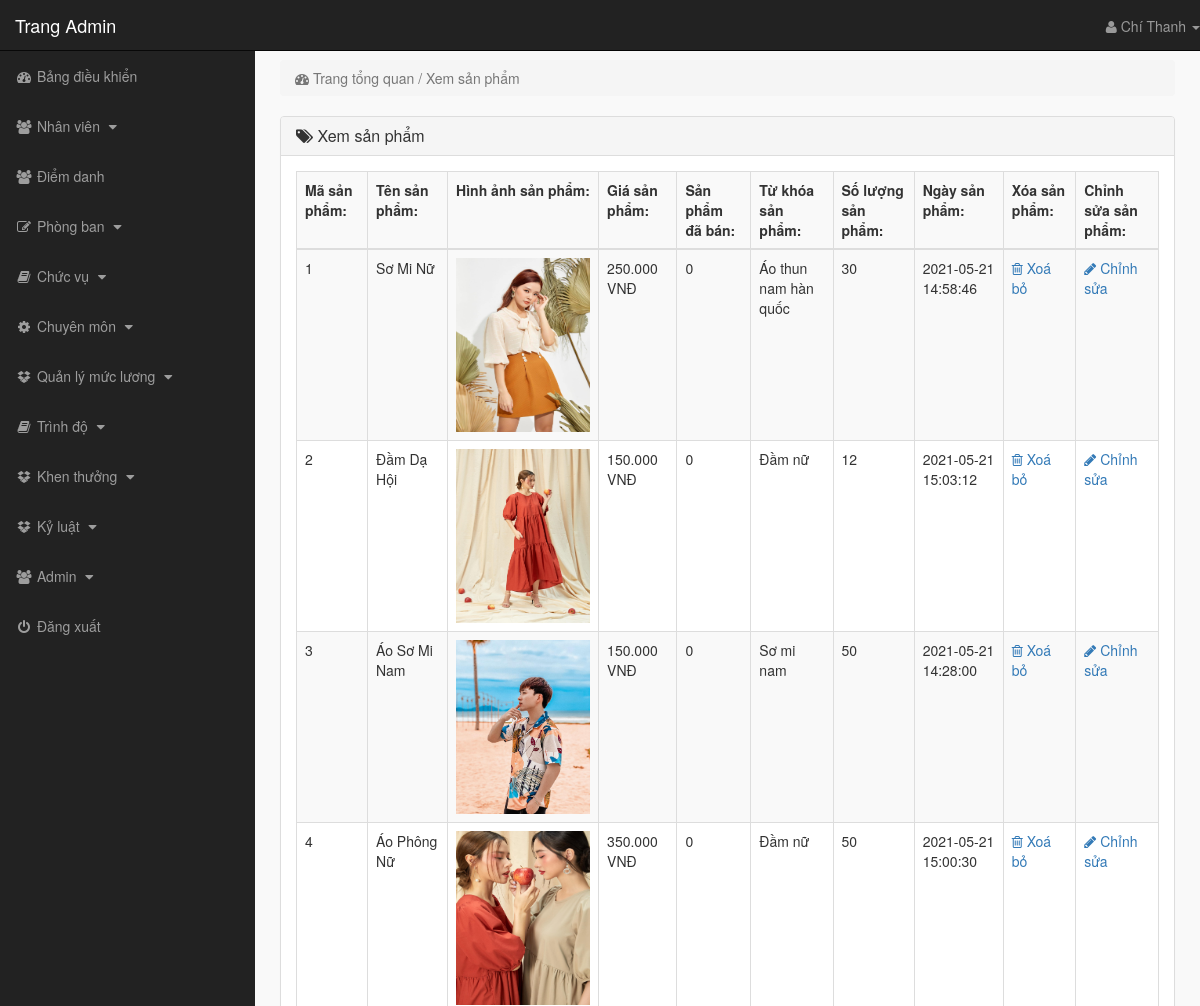
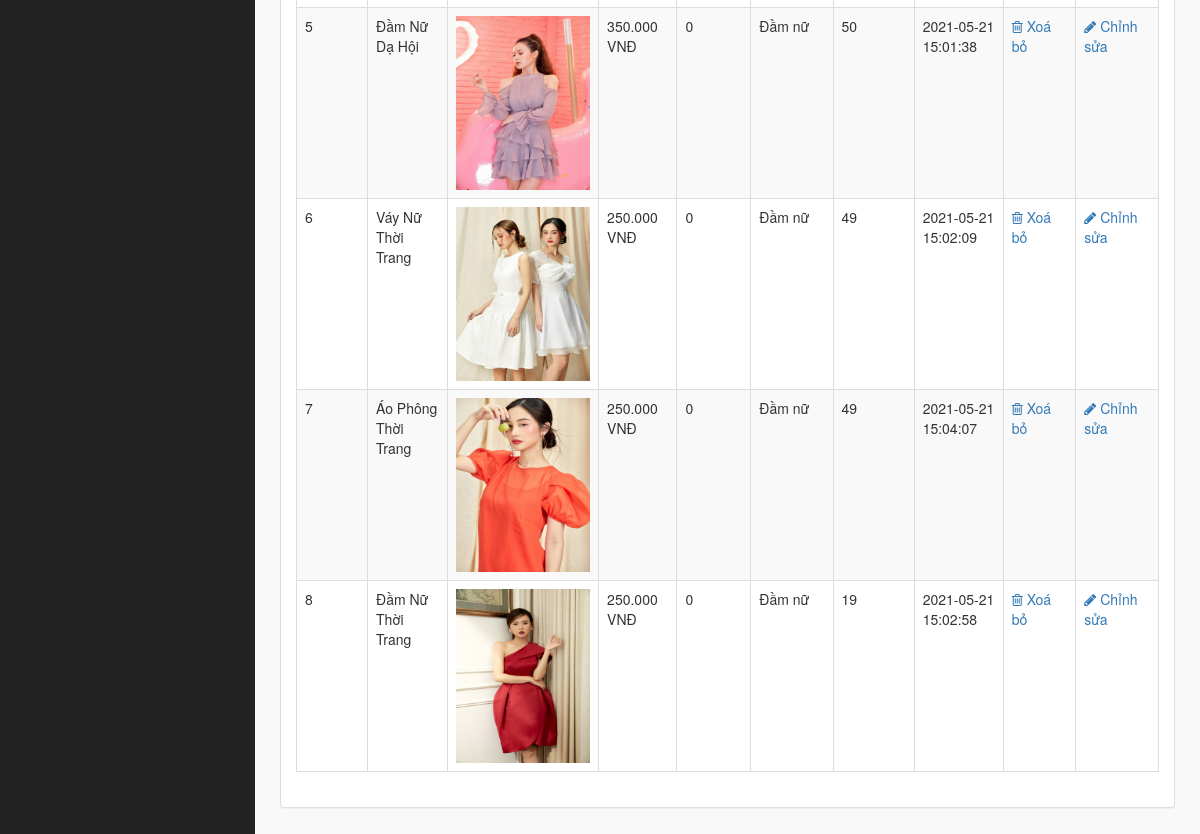
Page /admin_area/index.php?view_products (signed in) on the committed database (2 pictures, top to bottom).
### tables this page shows
CREATE TABLE `products` (
  `product_id` int(10) NOT NULL,
  `p_cat_id` int(10) NOT NULL,
  `cat_id` int(10) NOT NULL,
  `date` timestamp NOT NULL DEFAULT current_timestamp() ON UPDATE current_timestamp(),
  `product_title` text NOT NULL,
  `product_img1` text NOT NULL,
  `product_img2` text NOT NULL,
  `product_img3` text NOT NULL,
  `product_price` int(10) NOT NULL,
  `product_keywords` text NOT NULL,
  `product_desc` text NOT NULL,
  `product_label` text NOT NULL,
  `product_sale` int(100) NOT NULL,
  `amount` int(10) NOT NULL
);

### admin_area/view_products.php (the view)
<?php
    if(!isset($_SESSION['admin_email'])){
        echo "<script>window.open('login.php','_self')</script>";
    }else{
?>
<div class="row">
    <div class="col-lg-12">
        <ol class="breadcrumb">
            <li class="active">
                <i class="fa fa-dashboard"></i> Trang tổng quan / Xem sản phẩm
            </li>
        </ol>
    </div>
</div>
<div class="row">
    <div class="col-lg-12">
        <div class="panel panel-default">
            <div class="panel-heading">
                <h3 class="panel-title">
                    <i class="fa fa-tags"></i> Xem sản phẩm
                </h3>
            </div>
            <div class="panel-body">
                <div class="table-responsive">
                    <table class="table table-striped table-bordered table-hover">
                        <thread>
                            <tr>
                                <th> Mã sản phẩm: </th>
                                <th> Tên sản phẩm: </th>
                                <th> Hình ảnh sản phẩm: </th>
                                <th> Giá sản phẩm: </th>
                                <th> Sản phẩm đã bán: </th>
                                <th> Từ khóa sản phẩm: </th>
                                <th> Số lượng sản phẩm: </th>
                                <th>  Ngày sản phẩm: </th>
                                <th> Xóa sản phẩm: </th>
                                <th> Chỉnh sửa sản phẩm: </th>
                            </tr>
                        </thread>
                        <tbody>
                            <?php
                                $i=0;
                                $get_pro = "select * from products";
                                $run_pro = mysqli_query($con,$get_pro);
                                while($row_pro=mysqli_fetch_array($run_pro)){
                                    $pro_id = $row_pro['product_id'];
                                    $pro_title = $row_pro['product_title'];
                                    $pro_img1 = $row_pro['product_img1'];
                                    $pro_price = $row_pro['product_price'];
                                    $product_price_format = number_format($pro_price, 0, ',', '.');
                                    $pro_keywords = $row_pro['product_keywords'];
                                    $pro_date = $row_pro['date'];
                                    $soluong = $row_pro['amount'];
                                    $i++
                            ?>
                            <tr>
                                <td> <?php echo $i; ?> </td>
                                <td> <?php echo $pro_title; ?> </td>
                                <td> <img src="product_images/<?php echo $pro_img1; ?>" width="134" height="174"></td>
                                <td> <?php echo $product_price_format; ?> VNĐ</td>
                                <td>
                                    <?php
                                        $get_sold = "select * from customer_orders where product_id='$pro_id'";
                                        $run_sold = mysqli_query($con,$get_sold);
                                        $count = mysqli_num_rows($run_sold);
                                        echo $count;
                                    ?>
                                </td>
                                <td> <?php echo $pro_keywords; ?></td>
                                <td> <?php echo $soluong; ?></td>
                                <td> <?php echo $pro_date; ?></td>
                                <td>
                                    <a href="index.php?delete_product=<?php echo $pro_id; ?>">
                                        <i class="fa fa-trash-o"></i> Xoá bỏ
                                    </a>
                                </td>
                                <td>
                                    <a href="index.php?edit_product=<?php echo $pro_id; ?>">
                                        <i class="fa fa-pencil"></i> Chỉnh sửa
                                    </a>
                                </td>
                            </tr>
                            <?php  } ?>
                        </tbody>
                    </table>
                </div>
            </div>
        </div>
    </div>
</div>
<?php
    }
?>

### admin_area/includes/sidebar.php (shortened to what this page needs)
<?php
    if(!isset($_SESSION['admin_email'])){
        echo "<script>window.open('login.php','_self')</script>";
    }else{
?>
<nav class="navbar navbar-inverse navbar-fixed-top">
    <div class="navbar-header">
        <a href="index.php?dashboard" class="navbar-brand">Trang Admin</a>
    </div>
    <ul class="nav navbar-right top-nav">
        <li class="dropdown">
            <a href="#" class="dropdown-toggle" data-toggle="dropdown">
                <i class="fa fa-user"></i> <?php echo $admin_name; ?> <b class="caret"></b>
            </a>
        </li>
    </ul>
    <div class="collapse navbar-collapse navbar-ex1-collapse">
        <ul class="nav navbar-nav side-nav">
            <li>
                <a href="index.php?dashboard">
                    <i class="fa fa-fw fa-dashboard"></i> Bảng điều khiển
                </a>
            </li>
            <li>
                <a href="#" data-toggle="collapse" data-target="#user">
                    <i class="fa fa-fw fa-users"></i> Nhân viên
                    <i class="fa fa-fw fa-caret-down"></i>
                </a>
            </li>
            <li>
                <a href="index.php?view_customers">
                     <i class="fa fa-fw fa-users"></i> Điểm danh
                </a>
            </li>
            <li>
                <a href="#" data-toggle="collapse" data-target="#p_cat">
                    <i class="fa fa-fw fa-edit"></i> Phòng ban
                    <i class="fa fa-fw fa-caret-down"></i>
                </a>
            </li>
            <li>
                <a href="#" data-toggle="collapse" data-target="#cat">
                    <i class="fa fa-fw fa-book"></i> Chức vụ
                    <i class="fa fa-fw fa-caret-down"></i>
                </a>
            </li>
            <li>
                <a href="#" data-toggle="collapse" data-target="#slides">
                    <i class="fa fa-fw fa-gear"></i> Chuyên môn
                    <i class="fa fa-fw fa-caret-down"></i>
                </a>
            </li>
            <li>
                <a href="#" data-toggle="collapse" data-target="#boxes">
                    <i class="fa fa-fw fa-dropbox"></i> Quản lý mức lương
                    <i class="fa fa-fw fa-caret-down"></i>
                </a>
            </li>
            <li>
                <a href="#" data-toggle="collapse" data-target="#coupon">
                    <i class="fa fa-fw fa-book"></i> Trình độ
                    <i class="fa fa-fw fa-caret-down"></i>
                </a>
            </li>
            <li>
                <a href="#" data-toggle="collapse" data-target="#ship">
                    <i class="fa fa-fw fa-dropbox"></i> Khen thưởng
                    <i class="fa fa-fw fa-caret-down"></i>
                </a>
            </li>
            <li>
                <a href="#" data-toggle="collapse" data-target="#ships">
                    <i class="fa fa-fw fa-dropbox"></i> Kỷ luật
                    <i class="fa fa-fw fa-caret-down"></i>
                </a>
            </li>
            <li>
                <a href="#" data-toggle="collapse" data-target="#users">
                    <i class="fa fa-fw fa-users"></i> Admin
                    <i class="fa fa-fw fa-caret-down"></i>
                </a>
            </li>
            <li>
                <a href="logout.php">
                     <i class="fa fa-fw fa-power-off"></i> Đăng xuất
                </a>
            </li>
        </ul>
    </div>
</nav>
    <?php } ?>

### admin_area/css/style.css (style rules this page uses)
body { margin-top:100px; }
@media (min-width: 768px) { body { margin-top:50px; } }
.top-nav>li { height: 48px; display: flex; align-items: center; justify-content: center; }
.top-nav>li { color: #999999; line-height: 20px; padding-top: 15px; padding-bottom: 15px; }
.top-nav>li>a { color: #999999; line-height: 20px; padding-top:15px; padding-bottom:15px; }
@media (min-width: 768px) { .side-nav { position: fixed; top: 51px; bottom: 0; width: 255px; overflow-y: auto; overflow-x: hidden; background-color: #222222; padding-bottom: 40px; border-radius: 0; } }
@media (min-width: 768px) { .side-nav>li>a { width: 255px; } }
.dropdown-toggle { margin-top: 3px; }
.panel-body { border-radius:5px; }

### rows in the picture
products: product_title "Sơ Mi Nữ", product_img1 (picture), product_price "250.000", count "0", product_keywords "Áo thun nam hàn quốc", amount "30", date "2021-05-21 14:58:46"
products: product_title "Đầm Dạ Hội", product_img1 (picture), product_price "150.000", count "0", product_keywords "Đầm nữ", amount "12", date "2021-05-21 15:03:12"
products: product_title "Áo Sơ Mi Nam", product_img1 (picture), product_price "150.000", count "0", product_keywords "Sơ mi nam", amount "50", date "2021-05-21 14:28:00"
products: product_title "Áo Phông Nữ", product_img1 (picture), product_price "350.000", count "0", product_keywords "Đầm nữ", amount "50", date "2021-05-21 15:00:30"
products: product_title "Đầm Nữ Dạ Hội", product_img1 (picture), product_price "350.000", count "0", product_keywords "Đầm nữ", amount "50", date "2021-05-21 15:01:38"
products: product_title "Váy Nữ Thời Trang", product_img1 (picture), product_price "250.000", count "0", product_keywords "Đầm nữ", amount "49", date "2021-05-21 15:02:09"
products: product_title "Áo Phông Thời Trang", product_img1 (picture), product_price "250.000", count "0", product_keywords "Đầm nữ", amount "49", date "2021-05-21 15:04:07"
products: product_title "Đầm Nữ Thời Trang", product_img1 (picture), product_price "250.000", count "0", product_keywords "Đầm nữ", amount "19", date "2021-05-21 15:02:58"

### other values in the picture
$admin_name "Chí Thanh"
